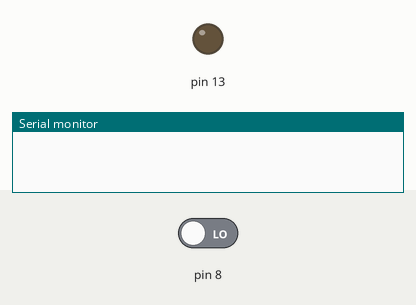
Bench run of a sketch on a simulated Arduino Uno, built with avr-gcc and run on an emulated ATmega328P. Shown: output pins drawn as LEDs (lit = HIGH), the last lines printed to the serial monitor. Inputs (shaded band) come from the test bench; at power-on: pin 8 LOW.

Above: at 1.2 s.
1.3 s: pin 8 driven HIGH
At 3.92 s:
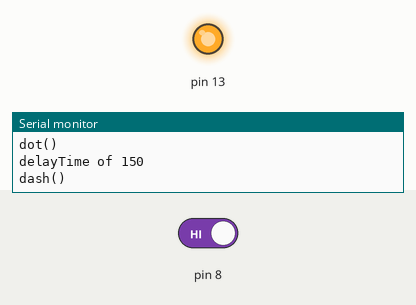
Timing chart, 0 to 10.3 s (numbered marks = the images above; inputs shaded):
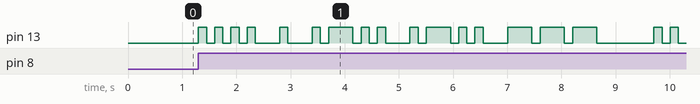

The sketch:

botao_morse.ino
```cpp
volatile char* ddrB = (char*) 0x24;
volatile char* pinB = (char*) 0x23;
volatile char* portB = (char*) 0x25;

static const int DELAY_SPACE_SAME_LETTER = 150;
static const int DELAY_SPACE_LETTER = 450;
static const int DELAY_SPACE_WORDS = 1050;

static const char *alpha[] = {
    ".-",   //A
    "-...", //B
    "-.-.", //C
    "-..",  //D
    ".",    //E
    "..-.", //F
    "--.",  //G
    "....", //H
    "..",   //I
    ".---", //J
    "-.-",  //K
    ".-..", //L
    "--",   //M
    "-.",   //N
    "---",  //O
    ".--.", //P
    "--.-", //Q
    ".-.",  //R
    "...",  //S
    "-",    //T
    "..-",  //U
    "...-", //V
    ".--",  //W
    "-..-", //X
    "-.--", //Y
    "--..", //Z
};
static const char *num[] = {
    "-----", //0
    ".----", //1
    "..---", //2
    "...--", //3
    "....-", //4
    ".....", //5
    "-....", //6
    "--...", //7
    "---..", //8
    "----.", //9
};

String msg = "HELLO IOT WORLD";
bool pressed;

void setup() {
  // put your setup code here, to run once:
  *ddrB |= (1 << 5); // setup 5 as output
  *ddrB &= ~(1); // sets as input
  *portB &= ~(1 << 5); // turn off led
  Serial.begin(9600);
}

void loop() {
  pressed = *pinB & (1);
  if (pressed) {
    find_morse();
  } else {
     *portB &= ~(1 << 5); // turn off led
  }
}

/**
 * Will blink a dot using 150ms
 */
void dot() {
  Serial.println("dot()");
  *portB |= (1 << 5); // turn on led
  delay(150);
  *portB &= ~(1 << 5); // turn off led
}

/**
 * Will blink a dash using 450ms
 */
void dash() {
  Serial.println("dash()");
  *portB |= (1 << 5); // turn on led
  delay(450);
  *portB &= ~(1 << 5); // turn off led
}

void delayTime(int ms) {
  Serial.print("delayTime of ");
  Serial.println(ms);
  delay(ms);
}

void decode_as_blink(char character[]) {
  int len = strlen(character);
  for (int i=0; i < len; i++) {
    if (character[i] == '.') {
      dot();
    } else {
      dash();
    }
    delayTime(DELAY_SPACE_SAME_LETTER);
  }
}

void find_morse(){
  for (int i = 0; i < msg.length(); i++){
    int delay = -1;
    switch (toupper(msg[i])) {
      case 'A':
        decode_as_blink(alpha[0]);
        break;
      case 'B':
        decode_as_blink(alpha[1]);
        break;
      case 'C':
        decode_as_blink(alpha[2]);
        break;
      case 'D':
        decode_as_blink(alpha[3]);
        break;
      case 'E':
        decode_as_blink(alpha[4]);
        break;
      case 'F':
        decode_as_blink(alpha[5]);
        break;
      case 'G':
        decode_as_blink(alpha[6]);
        break;
      case 'H':
        decode_as_blink(alpha[7]);
        break;
      case 'I':
        decode_as_blink(alpha[8]);
        break;
      case 'J':
        decode_as_blink(alpha[9]);
        break;
      case 'K':
        decode_as_blink(alpha[10]);
        break;
      case 'L':
        decode_as_blink(alpha[11]);
        break;
      case 'M':
        decode_as_blink(alpha[12]);
        break;
      case 'N':
        decode_as_blink(alpha[13]);
        break;
      case 'O':
        decode_as_blink(alpha[14]);
        break;
      case 'P':
        decode_as_blink(alpha[15]);
        break;
      case 'Q':
        decode_as_blink(alpha[16]);
        break;
      case 'R':
        decode_as_blink(alpha[17]);
        break;
      case 'S':
        decode_as_blink(alpha[18]);
        break;
      case 'T':
        decode_as_blink(alpha[19]);
        break;
      case 'U':
        decode_as_blink(alpha[20]);
        break;
      case 'V':
        decode_as_blink(alpha[21]);
        break;
      case 'W':
        decode_as_blink(alpha[22]);
        break;
      case 'X':
        decode_as_blink(alpha[23]);
        break;
      case 'Y':
        decode_as_blink(alpha[24]);
        break;
      case 'Z':
        decode_as_blink(alpha[25]);
        break;
      case ' ':
        Serial.println("space");
        // DELAY_SPACE_LETTER was just receive, do not consider it
        delay = DELAY_SPACE_WORDS - DELAY_SPACE_LETTER;
        break;
      case '0':
        decode_as_blink(num[0]);
        break;
      case '1':
        decode_as_blink(num[1]);
        break;
      case '2':
        decode_as_blink(num[2]);
        break;
      case '3':
        decode_as_blink(num[3]);
        break;
      case '4':
        decode_as_blink(num[4]);
        break;
      case '5':
        decode_as_blink(num[5]);
        break;
      case '6':
        decode_as_blink(num[6]);
        break;
      case '7':
        decode_as_blink(num[7]);
        break;
      case '8':
        decode_as_blink(num[8]);
        break;
      case '9':
        decode_as_blink(num[9]);
        break;
      default:
        Serial.println("default");
        break;
    }
    if (delay < 0) {
      // As DELAY_SPACE_SAME_LETTER was already waited inside while, we cannot consider
      delay = DELAY_SPACE_LETTER - DELAY_SPACE_SAME_LETTER;
    }
    delayTime(delay);
  }
}
```

Measured:
- after the input at 1.3 s, pin 13: LOW → HIGH at once, → LOW 0.15 s later, → HIGH 0.15 s later, → LOW 0.15 s later, … (36 changes in this stretch)
